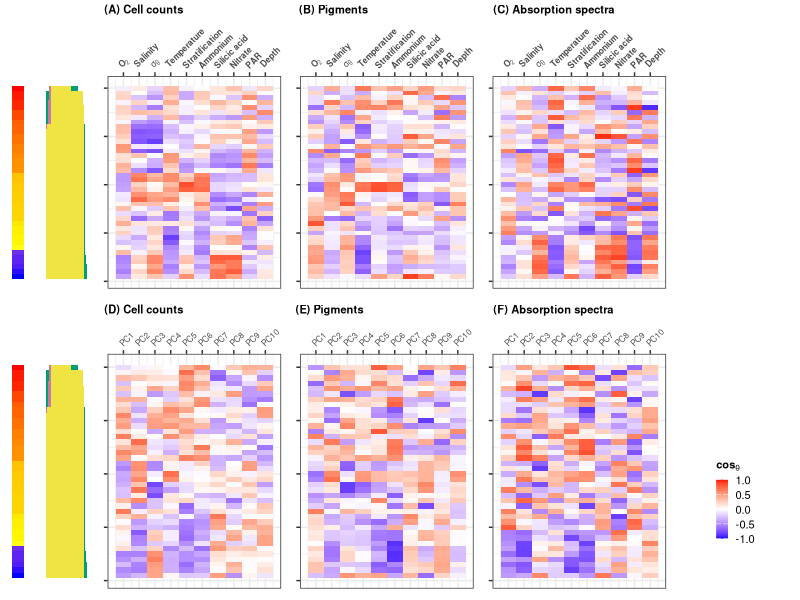

The R source for this figure:
# This script will perform Redundancy Analyses, 
# relating phytoplankton community composition and environmental conditions.
# The results will be represented as cos-theta matrices, 
# which represent the angle between samples and environmental vectors-
# a measure for the distribution of environmental affinities across the samples.

setwd('D:/Documents/')
# You will need to set the path to the location
# that you saved the following files
# 'Biomasses_40.csv'
# 'Environment_40.csv'
# 'Absorption_spectra_40.csv'
# 'Cell_counts_40.csv'
# 'Pigments_40.csv'
# If you do not have a package, run the code 'install.packages('package name')'

library('vegan')
# Code for multivariate statistical analyses
library(ggplot2)
# Plotting package
library(reshape2)
# Data tidying
library(cowplot)
# Extracting plot elements
library(ggpubr)
# Combine subplots

colorBlindGrey8   <- c("#999999", "#E69F00", "#56B4E9", "#009E73", 
                       "#F0E442", "#0072B2", "#D55E00", "#CC79A7")
# Colour blind palette for plotting


Biomasses<-read.csv('Biomasses_40.csv')
Environment<-read.csv('Environment_40.csv')
Absorption_spectra<-read.csv('Absorption_spectra_40.csv')
Cell_counts<-read.csv('Cell_counts_40.csv')
Pigments<-read.csv('Pigments_40.csv')
# Load the requisite datasets

Julian<-Biomasses$Julian
# Julian day of the year that biomass samples were taken
diatom_masses<-rowSums(Biomasses[,5:55])/rowSums(Biomasses[,5:110])
dinoflagellate_masses<-(rowSums(Biomasses[,56:98])/(rowSums(Biomasses[,5:110])))
ciliate_masses<-(rowSums(Biomasses[,99:110])/(rowSums(Biomasses[,5:110])))
# Relative contribution of diatoms/different groups to microphytoplankton

Order<-order(Julian) # you can choose to order by diatom_masses instead if you wish
J<-(Julian/365)*12 # Quick conversion of Julian day to months (rough)


Absorption_data<-Absorption_spectra[,5:355]/rowSums(Absorption_spectra[,5:355])
# Normalise to integral
Cell_data<- cbind(log10(Cell_counts[,5:110]+1),log10((Cell_counts[,111:114]*1000)+1))
Cell_data<-Cell_data/rowSums(Cell_data)
# Log10 + 1 transform, then normalise to integral
Pigment_data<-Pigments[,5:32]/rowSums(Pigments[,5:32])
# Normalise to integral

cell_rda<-rda( Cell_data ~ . ,Environment[,-c(11:14)])
optics_rda<-rda( Absorption_data ~ . ,Environment[,-c(11:14)])
pigment_rda<-rda( Pigment_data ~ . ,Environment[,-c(11:14)])
# Perform Redundancy Analyses 


biomasses<-as.data.frame(cbind(1:40,diatom_masses[Order],
dinoflagellate_masses[Order],
ciliate_masses[Order]))
colnames(biomasses)[2]<-'diatoms'
colnames(biomasses)[3]<-'dinoflagellates'
colnames(biomasses)[4]<-'ciliates'
biomasses<-melt(biomasses,id.var='V1')
# Make a data frame and arrange by sample

p<-8 # font size

biomass_bars<-ggplot(data=biomasses,aes(fill=variable,x=value,y=V1))+ # Plot based on biomass
geom_bar(position='stack',stat='identity',width=1)+ # Stacked bar chart
scale_fill_manual("Biomass", values= c("diatoms" = colorBlindGrey8[4], "dinoflagellates" = colorBlindGrey8[8], "ciliates" = colorBlindGrey8[5] ))+
# With a colourblind palette
theme(legend.position='left',
legend.key.width=unit(0.3,'cm'),
legend.key.height=unit(0.3,'cm'),
legend.title=element_text(size=p),
legend.text=element_text(size=p),
axis.title.x=element_blank(),
axis.title.y=element_blank(),
axis.ticks.x=element_blank(),
axis.ticks.y=element_blank(),
axis.text.y=element_blank(),
axis.text.x=element_blank(),
panel.background=element_blank())

# This is a stacked bar plot of the relative dominance of diatoms, dinoflagellates and ciliates with time
# type 'biomass_bars' into the terminal to view

biomass_legend<-cowplot::get_legend(biomass_bars) # Extract legend

biomass_bars<-ggplot(data=biomasses,aes(fill=variable,x=value,y=V1))+
geom_bar(position='stack',stat='identity',width=1)+
scale_fill_manual("Biomass", values= c("diatoms" = colorBlindGrey8[4], "dinoflagellates" = colorBlindGrey8[8], "ciliates" = colorBlindGrey8[5] ))+
	labs(fill = 'Biomass' )+
theme(legend.position='none',
axis.title.x=element_blank(),
axis.title.y=element_blank(),
axis.ticks.x=element_blank(),
axis.ticks.y=element_blank(),
axis.text.y=element_blank(),
axis.text.x=element_blank(),
panel.background=element_blank())

# Legend removed

month_data<-as.data.frame(J[Order])
colnames(month_data)<-'Month'
J_bars<-ggplot(data=month_data,aes(fill=Month,x=1,y=c(1:length(J)) )  )+
geom_tile()+
scale_fill_gradientn(colors=c(low='blue',mid='yellow',high='red'))+ # Adjust if colour deficiency poses a problem
theme(legend.position='left',
legend.key.width=unit(0.3,'cm'),
legend.key.height=unit(0.3,'cm'),
legend.title=element_text(size=p),
legend.text=element_text(size=p),
axis.title.x=element_blank(),
axis.title.y=element_blank(),
axis.ticks.x=element_blank(),
axis.ticks.y=element_blank(),
axis.text.y=element_blank(),
axis.text.x=element_blank(),
panel.background=element_blank())

# This is a colour gradient plot of the month-of-sampling. A red-yellow-blue gradient is chosen 

J_legend<-cowplot::get_legend(J_bars) # Extract legend

J_bars<-ggplot(data=month_data,aes(fill=Month,x=1,y=c(1:length(J)) )  )+
geom_tile()+
scale_fill_gradientn(colors=c(low='blue',mid='yellow',high='red'))+
theme(legend.position='none',
axis.title.x=element_blank(),
axis.title.y=element_blank(),
axis.ticks.x=element_blank(),
axis.ticks.y=element_blank(),
axis.text.y=element_blank(),
axis.text.x=element_blank(),
panel.background=element_blank())

angle <- function(x,y){
  dot.prod <- x%*%y 
  norm.x <- norm(x,type="2")
  norm.y <- norm(y,type="2")
  theta <- acos(dot.prod / (norm.x * norm.y))
  as.numeric(theta)
}
# This is a function to calculate the angle between samples and environmental vectors across RDA-space

x<-scores(choices=c(1:optics_rda$CCA$rank),optics_rda,scaling=3,display='sites')
# Sample vectors for optics dataset
y<-scores(choices=c(1:optics_rda$CCA$rank),optics_rda,scaling=3,display='bp')
# Environmental vectors for optics dataset

store1<-matrix(NaN,dim(x)[1],dim(y)[1])
for(i in 1: (dim(x)[1]) ){
	for(j in 1: (dim(y)[1]) ){
		store1[i,j]<-cos(angle(t(as.matrix(x[i,])),as.matrix(y[j,])))
	}
}
# Angles between vectors computed

t<-melt(store1[Order,]) 
# Organise by Julian day

image_raw_optics<-ggplot(data=t,aes(x=Var2,y=Var1,fill=value))+ # Plot of cos-theta matrix for absorption spectral data
geom_tile()+ # tile plot
scale_fill_gradient2(low="blue", mid="white", high="red",midpoint=0,limits=c(-1,1))+ # Red-blue colour scale
	labs(fill = expression(bold("cos"[theta])) )+ # Labelling 
scale_x_continuous("",breaks=c(1:10),labels=parse(text =  c(expression(bold("O"[2])) , expression(bold(Salinity)),
 expression(bold(sigma[theta])),expression(bold(Temperature)),expression(bold(Stratification)),expression(bold(Ammonium)),
expression(bold(Silicic~acid)),expression(bold(Nitrate)),
expression(bold(PAR)),
expression(bold(Depth)) ) ) ,position='top')+ # Labelling
theme_bw()+
theme(axis.text.x = element_text(angle = 45, vjust = 1, hjust=0),
axis.text.y=element_blank(),
axis.title.y=element_blank(),
legend.position='right',
legend.key.width=unit(0.3,'cm'),
legend.key.height=unit(0.3,'cm'),
legend.title=element_text(size=p),
legend.text=element_text(size=p))

# Image of cos-theta matrix for RDA based on optics dataset
# I will desist with further comments for plots; we will produce subplots for each data type from this point

legend<-cowplot::get_legend(image_raw_optics)
# Extract legend

image_raw_optics<-ggplot(data=t,aes(x=Var2,y=Var1,fill=value))+
geom_tile()+
scale_fill_gradient2(low="blue", mid="white", high="red",midpoint=0,limits=c(-1,1))+
	labs(fill = expression(bold("cos"[theta])) )+
scale_x_continuous("",breaks=c(1:10),labels=parse(text =  c(expression(bold("O"[2])) , expression(bold(Salinity)),
 expression(bold(sigma[theta])),expression(bold(Temperature)),expression(bold(Stratification)),expression(bold(Ammonium)),
expression(bold(Silicic~acid)),expression(bold(Nitrate)),
expression(bold(PAR)),
expression(bold(Depth)) ) ) ,position='top')+
theme_bw()+
theme(axis.text.x = element_text(angle = 45, vjust = 1, hjust=0, size=p-2),
axis.text.y=element_blank(),
axis.title.y=element_blank(),
legend.position='none')

x<-scores(choices=c(1:cell_rda$CCA$rank),cell_rda,scaling=3,display='sites')
y<-scores(choices=c(1:cell_rda$CCA$rank),cell_rda,scaling=3,display='bp')

store2<-matrix(NaN,dim(x)[1],dim(y)[1])
for(i in 1: (dim(x)[1]) ){
	for(j in 1: (dim(y)[1]) ){
		store2[i,j]<-cos(angle(t(as.matrix(x[i,])),as.matrix(y[j,])))
	}
}

t<-melt(store2[Order,])

image_cell<-ggplot(data=t,aes(x=Var2,y=Var1,fill=value))+
geom_tile()+
scale_fill_gradient2(low="blue", mid="white", high="red",midpoint=0,limits=c(-1,1))+
	labs(fill = expression(bold("cos"[theta])) )+
scale_x_continuous("",breaks=c(1:10),labels=parse(text =  c(expression(bold("O"[2])) , expression(bold(Salinity)),
 expression(bold(sigma[theta])),expression(bold(Temperature)),expression(bold(Stratification)),expression(bold(Ammonium)),
expression(bold(Silicic~acid)),expression(bold(Nitrate)),
expression(bold(PAR)),
expression(bold(Depth)) ) ) ,position='top')+
theme_bw()+
theme(axis.text.x = element_text(angle = 45, vjust = 1, hjust=0, size=p-2),
axis.text.y=element_blank(),
axis.title.y=element_blank(),
legend.position='none')


x<-scores(choices=c(1:pigment_rda$CCA$rank),pigment_rda,scaling=3,display='sites')
y<-scores(choices=c(1:pigment_rda$CCA$rank),pigment_rda,scaling=3,display='bp')

store3<-matrix(NaN,dim(x)[1],dim(y)[1])
for(i in 1: (dim(x)[1]) ){
	for(j in 1: (dim(y)[1]) ){
		store3[i,j]<-cos(angle(t(as.matrix(x[i,])),as.matrix(y[j,])))
	}
}

t<-melt(store3[Order,])

image_pigment<-ggplot(data=t,aes(x=Var2,y=Var1,fill=value))+
geom_tile()+
scale_fill_gradient2(low="blue", mid="white", high="red",midpoint=0,limits=c(-1,1))+
	labs(fill = expression(bold("cos"[theta])) )+
scale_x_continuous("",breaks=c(1:10),labels=parse(text =  c(expression(bold("O"[2])) , expression(bold(Salinity)),
 expression(bold(sigma[theta])),expression(bold(Temperature)),expression(bold(Stratification)),expression(bold(Ammonium)),
expression(bold(Silicic~acid)),expression(bold(Nitrate)),
expression(bold(PAR)),
expression(bold(Depth)) ) ) ,position='top')+
theme_bw()+
theme(axis.text.x = element_text(angle = 45, vjust = 1, hjust=0, size=p-2),
axis.text.y=element_blank(),
axis.title.y=element_blank(),
legend.position='none')


# Now we perform the same analysis again, but rotate the environmental data by principal component decomposition

explan<-prcomp(Environment[,-c(11:14)],scale=T) 
# PCA decomposition

cell_rda<-rda( Cell_data ~ . ,as.data.frame(explan$x))
optics_rda<-rda( Absorption_data ~ . ,as.data.frame(explan$x))
pigment_rda<-rda( Pigment_data ~ . ,as.data.frame(explan$x))
# Run analyses


x<-scores(choices=c(1:optics_rda$CCA$rank),optics_rda,scaling=3,display='sites')
y<-scores(choices=c(1:optics_rda$CCA$rank),optics_rda,scaling=3,display='bp')

store4<-matrix(NaN,dim(x)[1],dim(y)[1])
for(i in 1: (dim(x)[1]) ){
	for(j in 1: (dim(y)[1]) ){
		store4[i,j]<-cos(angle(t(as.matrix(x[i,])),as.matrix(y[j,])))
	}
}

t<-melt(store4[Order,])

image_raw_optics_pc<-ggplot(data=t,aes(x=Var2,y=Var1,fill=value))+
geom_tile()+
scale_fill_gradient2(low="blue", mid="white", high="red",midpoint=0,limits=c(-1,1))+
	labs(fill = expression(bold("cos"[theta])) )+
scale_x_continuous("",breaks=c(1:10),labels=c('PC1','PC2','PC3','PC4','PC5','PC6','PC7','PC8','PC9','PC10') ,position='top')+
theme_bw()+
theme(axis.text.x = element_text(angle = 45, vjust = 1, hjust=0 , size=p-2),
axis.text.y=element_blank(),
axis.title.y=element_blank(),
legend.position='none')


x<-scores(choices=c(1:cell_rda$CCA$rank),cell_rda,scaling=3,display='sites')
y<-scores(choices=c(1:cell_rda$CCA$rank),cell_rda,scaling=3,display='bp')

store5<-matrix(NaN,dim(x)[1],dim(y)[1])
for(i in 1: (dim(x)[1]) ){
	for(j in 1: (dim(y)[1]) ){
		store5[i,j]<-cos(angle(t(as.matrix(x[i,])),as.matrix(y[j,])))
	}
}

t<-melt(store5[Order,])

image_cell_pc<-ggplot(data=t,aes(x=Var2,y=Var1,fill=value))+
geom_tile()+
scale_fill_gradient2(low="blue", mid="white", high="red",midpoint=0,limits=c(-1,1))+
	labs(fill = expression(bold("cos"[theta])) )+
scale_x_continuous("",breaks=c(1:10),labels=c('PC1','PC2','PC3','PC4','PC5','PC6','PC7','PC8','PC9','PC10') ,position='top')+
theme_bw()+
theme(axis.text.x = element_text(angle = 45, vjust = 1, hjust=0 , size=p-2),
axis.text.y=element_blank(),
axis.title.y=element_blank(),
legend.position='none')

x<-scores(choices=c(1:pigment_rda$CCA$rank),pigment_rda,scaling=3,display='sites')
y<-scores(choices=c(1:pigment_rda$CCA$rank),pigment_rda,scaling=3,display='bp')

store6<-matrix(NaN,dim(x)[1],dim(y)[1])
for(i in 1: (dim(x)[1]) ){
	for(j in 1: (dim(y)[1]) ){
		store6[i,j]<-cos(angle(t(as.matrix(x[i,])),as.matrix(y[j,])))
	}
}

t<-melt(store6[Order,])


image_pigment_pc<-ggplot(data=t,aes(x=Var2,y=Var1,fill=value))+
geom_tile()+
scale_fill_gradient2(low="blue", mid="white", high="red",midpoint=0,limits=c(-1,1))+
	labs(fill = expression(bold("cos"[theta])) )+
scale_x_continuous("",breaks=c(1:10),labels=c('PC1','PC2','PC3','PC4','PC5','PC6','PC7','PC8','PC9','PC10') ,position='top')+
theme_bw()+
theme(axis.text.x = element_text(angle = 45, vjust = 1, hjust=0 , size=p-2),
axis.text.y=element_blank(),
axis.title.y=element_blank(),
legend.position='none')


# It is now time to combine the subplots, margin plots and legends into a larger figure. 

data_plot1<-ggarrange(nrow=1,ncol=5,J_bars,biomass_bars,image_cell,image_pigment,image_raw_optics,align='h',widths=c(1/3,2/3,2,2,2),
labels=c('','','(A) Cell counts',' (B) Pigments','(C) Absorption spectra'),font.label = list(size = 8, color = "black"),hjust=-.1)

data_plot2<-ggarrange(nrow=1,ncol=5,J_bars,biomass_bars,image_cell_pc,image_pigment_pc,image_raw_optics_pc,align='h',widths=c(1/3,2/3,2,2,2),
labels=c('','','(D) Cell counts','(E) Pigments','(F) Absorption spectra'),font.label = list(size = 8, color = "black"),hjust=-.1)

combined_data<-ggarrange(nrow=2,data_plot1,data_plot2)

legends<-ggarrange(J_legend,biomass_legend,legend,ncol=1)

ggarrange(combined_data,legends,ncol=2,widths=c(8,1.5))
# Produce final plot



